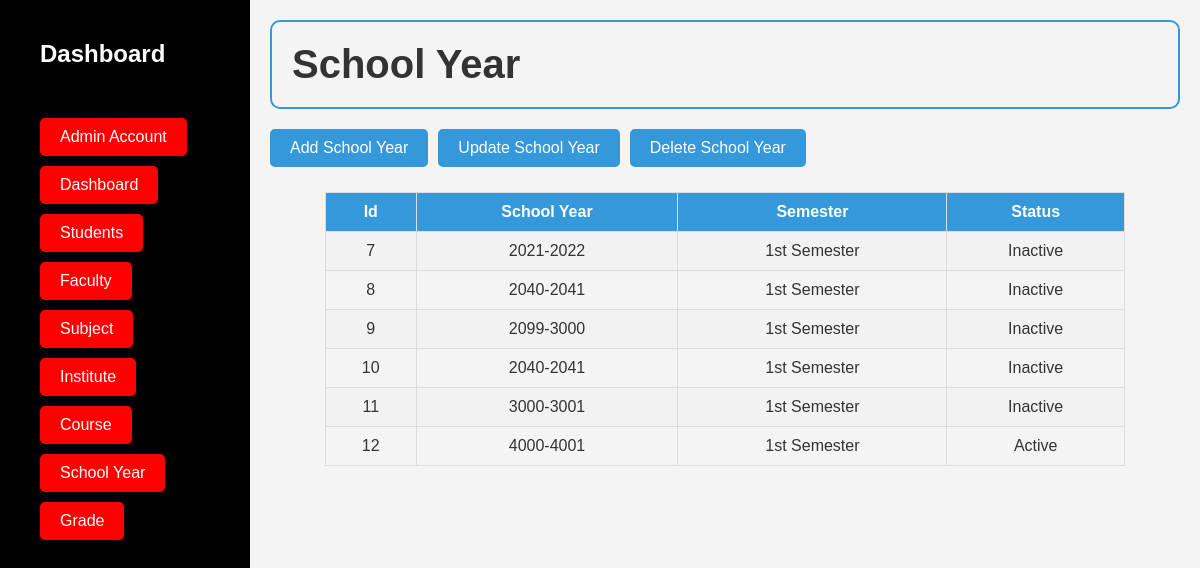
/integrative/view/schoolyear.php (signed in), run on the app's committed database.
### tables this page shows
CREATE TABLE `schoolyear` (
  `id` int(100) NOT NULL,
  `schoolyear` varchar(100) NOT NULL,
  `semester` varchar(100) NOT NULL,
  `status` varchar(100) NOT NULL
);

### integrative/view/schoolyear.php (the view, shortened to what this page needs)
<?php
include(__DIR__ . "/partial/header.php");
include(__DIR__ . "/partial/nav.php");
?>
<div class="content">
    <h1>School Year</h1>
    <div class="course-content">
        <a href="schoolyear.insert.php">Add School Year</a>
        <a href="schoolyear.update.php">Update School Year</a>
        <a href="schoolyear.delete.php">Delete School Year</a>
    </div>
    <main>
    <?php
    include "../Login/database.php";
    $qry = "SELECT * FROM schoolyear";
    $result = mysqli_query($conn, $qry);
    if ($result->num_rows > 0) {
        echo "<div class='table-container'>";
        echo "<table class='t1'>
                <tr>
                    <th>Id </th>
                    <th>School Year</th>
                    <th>Semester</th>
                    <th>Status</th>
                </tr>";
        while ($row = $result->fetch_assoc()) {
            echo "<tr>
                    <td>" . $row['id'] . "</td>
                    <td>" . $row['schoolyear'] . "</td>
                    <td>" . $row['semester'] . "</td>
                    <td>" . $row['status'] . "</td>
                  </tr>";
        }
        echo "</table>";
        echo "</div>";
    } else {
        echo "<p>No school year found.</p>";
    }
    ?>
</main>
<?php
include(__DIR__ . "/partial/footer.php");
?>

### integrative/view/partial/header.php (shortened to what this page needs)
<!DOCTYPE html>
<html lang="en">
<head>
    <link rel="stylesheet" href="style.dashboard.css">
</head>
<body>

### integrative/view/partial/nav.php
<div class="sidebar">
    <h2>Dashboard</h2>
    <ul>
        <li><a href="adminaccount.php">Admin Account</a></li>
        <li><a href="dashboard.php">Dashboard</a></li>
        <li><a href="students.php">Students</a></li>
        <li><a href="faculty.php">Faculty</a></li>
        <li><a href="subject.php">Subject</a></li>
        <li><a href="institute.php">Institute</a></li>
        <li><a href="course.php">Course</a></li>
        <li><a href="schoolyear.php">School Year</a></li>
        <li><a href="grade.php">Grade</a></li>
    </ul>
</div>

### integrative/view/partial/footer.php
</body>
</html>

### integrative/view/style.dashboard.css (style rules this page uses)
body, h1, h2, ul, li { margin: 0; padding: 0; }
body { font-family: "Arial", sans-serif; }
body { background-color: #f4f4f4; color: #333; }
.sidebar { position: fixed; top: 0; bottom: 0; width: 250px; background-color: black; color: #fff; padding: 40px; box-sizing: border-box; z-index: 10; }
h1 { font-size: 40px; text-align: left; border: 2px solid #3498db; padding: 20px; border-radius: 10px; margin-bottom: 20px; }
.sidebar h2 { margin-bottom: 50px; }
.sidebar ul { list-style: none; padding: 0; }
.sidebar li { margin-bottom: 10px; }
.sidebar a { text-decoration: none; color: #fff; }
a { display: inline-block; color: transparent; text-decoration: none; background-color: red; border-radius: 5px; padding: 10px 20px; margin-right: 10px; }
.content { margin-left: 250px; flex-grow: 1; padding: 20px; box-sizing: border-box; }
.course-content { display: flex; flex-direction: row; align-items: start; margin-top: 20px; }
.course-content a { display: inline-block; padding: 10px 20px; margin-right: 10px; color: #fff; background-color: #3498db; text-decoration: none; border-radius: 5px; transition: background-color 0.3s; }
.table-container { max-width: 800px; margin: auto; padding: 5px; overflow-x: auto; }
.table-container table { width: 100%; margin: 20px 0; border-collapse: collapse; }
.table-container th, .table-container td { border: 1px solid #ddd; padding: 10px; text-align: center; }
table { border-collapse: collapse; width: 50%; margin: 20px auto; }
th, td { padding: 10px; text-align: center; }
th { background-color: #3498db; color: #fff; }
tbody tr:nth-child(even) { background-color: #f2f2f2; }

### data on the page
schoolyear: id "7", schoolyear "2021-2022", semester "1st Semester", status "Inactive"
schoolyear: id "8", schoolyear "2040-2041", semester "1st Semester", status "Inactive"
schoolyear: id "9", schoolyear "2099-3000", semester "1st Semester", status "Inactive"
schoolyear: id "10", schoolyear "2040-2041", semester "1st Semester", status "Inactive"
schoolyear: id "11", schoolyear "3000-3001", semester "1st Semester", status "Inactive"
schoolyear: id "12", schoolyear "4000-4001", semester "1st Semester", status "Active"
